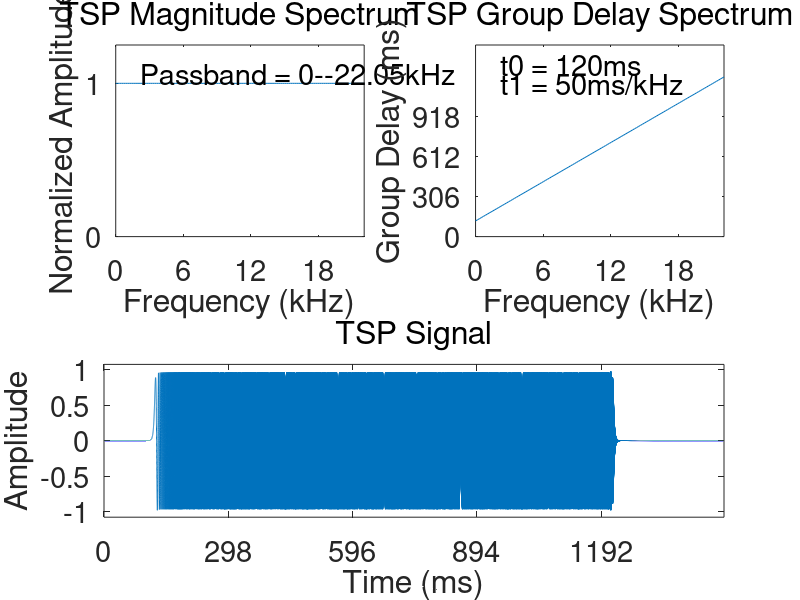

Source code (MATLAB):
function [x, t, X] = gen_tsp3(T, fs, bw, bs, ta, tb)
%
% GEN_TSP3: function to generate and plot TSP signals
%
% TSP stands for "time-stretched pulse". A TSP is a pulse whose magnitude
% spectrum is flat, as in the case of the spectra of an impulse and of
% white noise. The difference is in the phase spectrum, which has a quadratic
% shape in the TSP case, in contrast with the linear phase observed in the
% impulse case and the random phase observed in the white noise case.
% 
% The group delay spectrum, defined as "minus" the derivative of the phase 
% spectrum 
% with respect to the frequency, is therefore linear. This means
% that, in a TSP, each frequency arrives with a delay that changes linearly
% with the value of that frequency.
%
% The sintax of the function gen_tsp2 is as follows:
%
% [x, t] = gen_tsp2(T, fs, bw, bs, ta, tb);
%
% x  -> TSP generated by gen_tsp2
% t  -> time vector associated with x
% T  -> duration of the TSP. The default is 1200ms.
% fs -> sampling frequency (in kHz). The default is 44.1kHz.
% bw -> bandwidth (in kHz) of the TSP. The default is the Nyquist frequency, 
%       i.e. half of the sampling frequency.
% bs -> bandshift (in kHz) of the TSP. The default is 0kHz.
% ta -> starting time of the TSP (in ms). The default is T/10 ms.
% tb -> group delay growing rate (in ms/kHz). The default is 50ms/kHz.
%       Note that, if a TSP with monotonically growing (or decreasing)
%       frequency, is desired, the condition T >= ta + tb*(bs+bw) must 
%	be satisfied.
% 
%       Obs. The duration of the TSP usually becomes longer than T in order
%       to make the number of samples in x equal to a power of 2. This speeds
%       up the computation of the discrete Fourier transform used in the
%	procedure.

%       (Function written by Hani Yehia 31/10/1999)
%
% Set default values
% 
if nargin < 1, T = 1200; elseif isempty(T), T = 1200; end
if nargin < 2, fs = 44.1;elseif isempty(fs),fs=44.1;end
if nargin < 3, bw = fs/2; elseif isempty(bw), bw = fs/2; end
if nargin < 4, bs = 0; elseif isempty(bs); bs = 0; end
if nargin < 5, ta = T/10; elseif isempty(ta), ta = T/10; end
if nargin < 6, tb = 50; elseif isempty(tb), tb = 50; end
%
% Modify ta and tb so that the TSP phase at the Nyquist frequency (i.e. fs/2)
% is a multiple of pi. (This is necessary to make the TSP in the time domain
% a real signal.)
%
ta = round(ta*fs)/fs;
tb = round(tb*fs^2/8)*8/fs^2;
%
% Set the FFT length
%
fft_length = pow2(ceil(log2(fs*T)));
T = fft_length/fs;
%
% Set frequency step and angular frequency values
%
step_f = fs/fft_length;
w1 = 2*pi*(0:step_f:(fs/2)); 
%
% Make the magnitude spectrum of the TSP
%
if (bw == fs/2)
  Mag = ones(1,fft_length);
  Mag1 = Mag(1:length(w1));
else
  power = 12;
  Mag1 = exp(-((w1/(2*pi)-(bw/2+bs))/(bw/2)).^power);
  Mag2 = Mag1(length(w1)-1:-1:2);
  Mag = [Mag1 Mag2];
end
%
% Make the group delay spectrum of the TSP
%
group_delay1 = ta + tb*w1/(2*pi);
group_delay = [group_delay1, -group_delay1(end-1:-1:2)];
% 
% Make the phase spectrum of the TSP
%
Ph1 = -(ta + tb*w1/(4*pi)).*w1;
Ph = [Ph1 -Ph1(end-1:-1:2)];
%
% Make the complex spectrum of the TSP
%
X = Mag.*exp(i*Ph);
%
% Make the TSP in the time domain
%
x = real(ifft(X));	% imag(ifft(X))~=0 due to finite numerical precision
x = x/max(abs(x))*0.98; % normalization
%
% Set time step and time vector 
%
step_t = T/fft_length;
t = 0:step_t:T-step_t;
%
% Plot a figure showing the main characteristics of the TSP generated
%
clf
set(gcf,'units','normalized','position',[0.4 0.02 0.53 0.88]);
subplot(2,2,1)
plot(w1(1:ceil(fft_length/256):end)/(2*pi),Mag1(1:ceil(fft_length/256):end));
set(gca,'xlim',[0 fs/2],'xtick',0:round(fs/8):30,...
	'ylim',[0 1.25],'ytick',0:1,...
	'xlabel',text(0,0,'Frequency (kHz)'),...
	'ylabel',text(0,0,'Normalized Amplitude'),...
	'title',text(0,0,'TSP Magnitude Spectrum'), 'FontSize', 21);
text(0.1,0.85,['Passband = ',num2str(bs,4),'--',num2str(bs+bw,4),'kHz'],...
	'units','normalized', 'FontSize', 21);
subplot(2,2,2)
plot(w1(1:ceil(fft_length/256):end)/(2*pi),...
     group_delay1(1:ceil(fft_length/256):end));
set(gca,'xlim',[0 fs/2],...
	'xtick',0:round(fs/8):30,...
	'ylim',[0, group_delay1(end)]*1.2,...
	'ytick',0:ceil(group_delay1(end)/2)/2:group_delay1(end),...
	'xlabel',text(0,0,'Frequency (kHz)'),...
	'ylabel',text(0,0,'Group Delay (ms)'),...
	'title',text(0,0,'TSP Group Delay Spectrum'), 'FontSize', 21);
text(0.1,0.9,['t0 = ',num2str(ta,4),'ms'],'units','normalized', 'FontSize', 21);
text(0.1,0.8,['t1 = ',num2str(tb,4),'ms/kHz'],'units','normalized', 'FontSize', 21);
subplot(2,1,2)
plot(t,x);
set(gca,'xlim',[0 T],...
	'xtick',0:ceil(T/5):T,...
	'ylim',[min(x) max(x)]*1.1,...
	'xlabel',text(0,0,'Time (ms)'),...
	'ylabel',text(0,0,'Amplitude'),...
	'title',text(0,0,'TSP Signal'), 'FontSize', 21);
end
